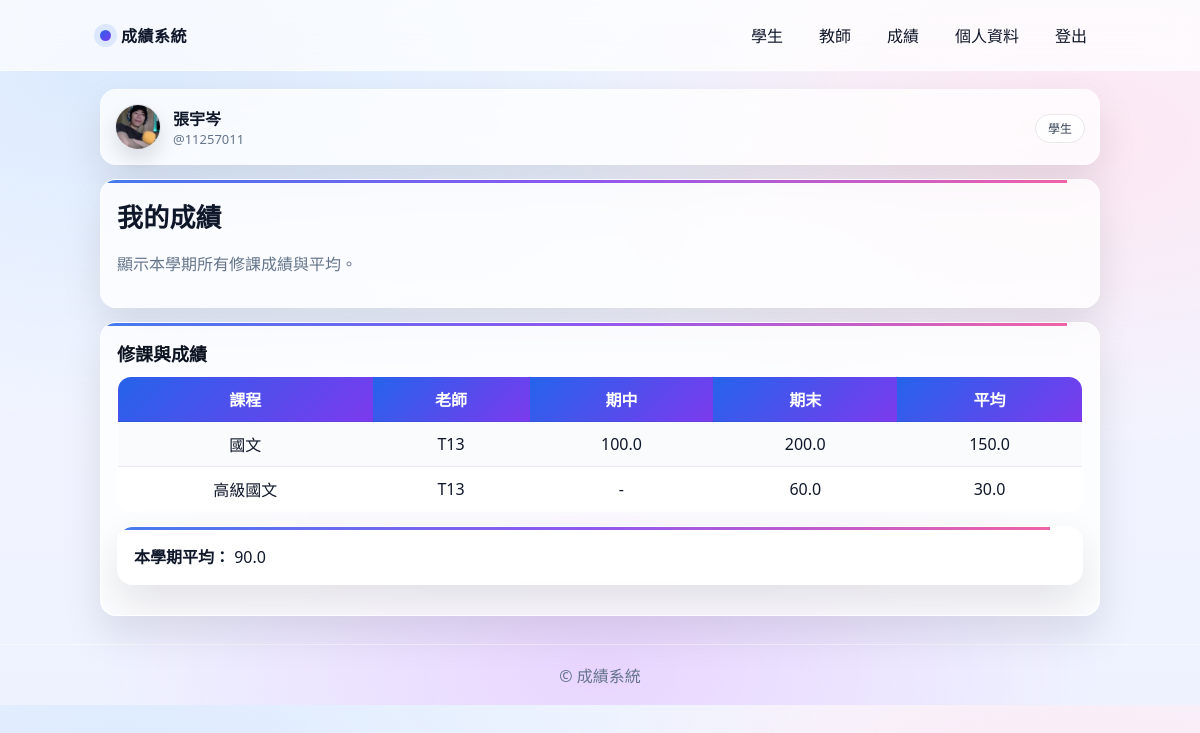
Page /grades/ (signed in) on the committed database.
### course/models.py (models this page shows, shortened)
class Profile(models.Model):
    ROLE_CHOICES = (
        ('teacher', '教師'),
        ('student', '學生'),
    )
    user = models.OneToOneField(User, on_delete=models.CASCADE, related_name="profile")
    role = models.CharField(max_length=10, choices=ROLE_CHOICES, default='student')
    full_name = models.CharField(max_length=50, blank=True)
    avatar = models.ImageField(upload_to='avatars/', null=True, blank=True)

class Enrollment(models.Model):
    student = models.ForeignKey(User, on_delete=models.CASCADE)
    course = models.ForeignKey(Course, on_delete=models.CASCADE)
    midterm = models.FloatField(null=True, blank=True)
    final = models.FloatField(null=True, blank=True)
    class Meta:
        unique_together = ('student', 'course')
    def average(self):
        if self.midterm is not None and self.final is not None:
            return (self.midterm + self.final) / 2
        return None

class Course(models.Model):
    name = models.CharField(max_length=100)
    semester = models.CharField(max_length=20)
    teacher = models.ForeignKey(User, on_delete=models.CASCADE)

### course/views.py (the view)
# urls.py: path('grades/', views.my_grades, name='my_grades'),
@login_required
def my_grades(request):
    enrollments = Enrollment.objects.filter(student=request.user)
    avgs = [e.average() for e in enrollments if e.average() is not None]
    semester_avg = sum(avgs) / len(avgs) if avgs else None
    return render(request, 'student/my_courses.html', {
        'enrollments': enrollments,
        'semester_avg': semester_avg
    })

### course/templates/student/my_courses.html (shortened to what this page needs)
{% extends "base.html" %}
{% block content %}
<div class="card">
  <h1>我的成績</h1>
  <p class="muted">顯示本學期所有修課成績與平均。</p>
</div>
<div class="card">
  <h2>修課與成績</h2>
  {% if enrollments %}
    <table class="table">
      <tr>
        <th>課程</th>
        <th>老師</th>
        <th>期中</th>
        <th>期末</th>
        <th>平均</th>
      </tr>
      {% for e in enrollments %}
      <tr>
        <td>{{ e.course.name }}</td>
        <td>{{ e.course.teacher.username }}</td>
        <td>{{ e.midterm|default:"-" }}</td>
        <td>{{ e.final|default:"-" }}</td>
        <td>{% if e.average %}{{ e.average }}{% else %}-{% endif %}</td>
      </tr>
      {% endfor %}
    </table>
    <div class="card" style="margin-top:14px;">
      <b>本學期平均：</b>
      {% if semester_avg %}{{ semester_avg }}{% else %}-{% endif %}
    </div>
  {% else %}
    <p>目前尚無修課資料。</p>
  {% endif %}
</div>
{% endblock %}

### course/templates/base.html (shortened to what this page needs)
{% load static %}
<!DOCTYPE html>
<html lang="zh-Hant">
<head>
  <link rel="stylesheet" href="{% static 'css/app.css' %}">
</head>
<body>
  <header class="topbar">
    <div class="container topbar__inner">
      <div class="brand">
        <span class="brand__dot"></span>
        <a class="brand__text" href="{% url 'index' %}">成績系統</a>
      </div>
      <nav class="nav">
        {% if user.is_authenticated %}
          <a class="nav__link" href="{% url 'student_courses' %}">學生</a>
          <a class="nav__link" href="{% url 'teacher_courses' %}">教師</a>
          <a class="nav__link" href="{% url 'my_grades' %}">成績</a>
          <a class="nav__link" href="{% url 'edit_profile' %}">個人資料</a>
          <a class="nav__link" href="{% url 'logout' %}">登出</a>
        {% else %}
          <a class="nav__link" href="{% url 'login' %}">登入</a>
          <a class="nav__link" href="{% url 'register' %}">註冊</a>
          <a class="nav__link" href="/admin/">管理者</a>
        {% endif %}
      </nav>
    </div>
  </header>
  <main class="container">
    {% if user.is_authenticated %}
      <div class="userbar">
        <div class="userbar__left">
          {% if user.profile.avatar %}
            <img class="avatar" src="{{ user.profile.avatar.url }}" alt="avatar">
          {% else %}
            <div class="avatar avatar--fallback"></div>
          {% endif %}
          <div>
            <div class="userbar__name">{{ user.profile.full_name|default:user.username }}</div>
            <div class="userbar__sub">@{{ user.username }}</div>
          </div>
        </div>
        <div class="userbar__right">
          {% if user.profile.role == 'teacher' %}
            <span class="pill pill--blue">教師</span>
          {% else %}
            <span class="pill pill--gray">學生</span>
          {% endif %}
        </div>
      </div>
    {% endif %}
    {% block content %}{% endblock %}
  </main>
  <footer class="footer">
    <div class="container footer__inner">
      <span>© 成績系統</span>
    </div>
  </footer>
</body>
</html>

### course/static/css/app.css (style rules this page uses)
:root { --bg1:#f5f7ff; --bg2:#eef2ff; --card:#ffffff; --text:#0f172a; --muted:#64748b; --line:rgba(15,23,42,.10); --blue:#2563eb; --blue2:#1d4ed8; --pink:#ec4899; --violet:#7c3aed; --radius:16px; --shadow: 0 18px 40px rgba(2, 6, 23, .10); --shadow2: 0 10px 24px rgba(2, 6, 23, .08); }
* { box-sizing:border-box; }
body { margin:0; font-family:"微軟正黑體", system-ui, -apple-system, Segoe UI, Arial; color:var(--text); background: radial-gradient(1200px 600px at 10% 10%, #dbeafe 0%, transparent 60%), radial-gradient(900px 520px at 90% 20%, #fce7f3 0%, transparent 60%), radial-gradient(900px 520px at 50% 95%, #e9d5ff 0%, transparent 55%), linear-gradient(180deg, var(--bg1), var(--bg2)); }
.container { width:min(1000px, 92vw); margin:0 auto; }
.topbar { position:sticky; top:0; z-index:20; background:rgba(255,255,255,.70); border-bottom:1px solid rgba(255,255,255,.35); backdrop-filter: blur(14px); }
.topbar__inner { display:flex; align-items:center; justify-content:space-between; gap:14px; padding:14px 0; }
.brand { display:flex; align-items:center; gap:10px; }
.brand__dot { width:11px;height:11px;border-radius:50%; background: linear-gradient(135deg, var(--blue), var(--violet)); box-shadow: 0 0 0 6px rgba(37,99,235,.12); }
.brand__text { color:var(--text); text-decoration:none; font-weight:900; letter-spacing:.5px; }
.nav { display:flex; gap:10px; flex-wrap:wrap; justify-content:flex-end; }
.nav__link { text-decoration:none; color:var(--text); padding:8px 12px; border-radius:999px; border:1px solid transparent; transition: all .18s ease; }
.userbar { margin:18px 0 14px; padding:14px; border-radius:var(--radius); border:1px solid rgba(255,255,255,.35); background: rgba(255,255,255,.75); backdrop-filter: blur(12px); box-shadow: var(--shadow); display:flex; align-items:center; justify-content:space-between; gap:12px; }
.userbar__left { display:flex; align-items:center; gap:12px; }
.userbar__name { font-weight:900; }
.userbar__sub { color:var(--muted); font-size:13px; }
.avatar { width:46px;height:46px;border-radius:50%; object-fit:cover; border:1px solid rgba(15,23,42,.10); box-shadow: 0 10px 20px rgba(2,6,23,.12); }
.pill { font-size:12px; padding:5px 12px; border-radius:999px; border:1px solid rgba(15,23,42,.10); background:rgba(255,255,255,.9); }
.pill--gray { color:#334155; background:rgba(255,255,255,.85); }
.card { background: rgba(255,255,255,.78); border: 1px solid rgba(255,255,255,.38); backdrop-filter: blur(12px); border-radius: var(--radius); box-shadow: var(--shadow); padding: 16px; margin: 14px 0; overflow:hidden; }
.card::before { content:""; display:block; height:3px; width:100%; background: linear-gradient(90deg, var(--blue), var(--violet), var(--pink)); opacity:.85; margin:-16px -16px 14px; }
h1,h2 { margin:0 0 10px; }
h1 { font-size:26px; letter-spacing:.2px; }
h2 { font-size:18px; color:#0b1220; }
.muted { color:var(--muted); }
.table { width:100%; border-collapse:collapse; border-radius: 14px; overflow:hidden; border:1px solid rgba(15,23,42,.10); background: rgba(255,255,255,.92); }
.table th, .table td { padding:10px; text-align:center; border-bottom:1px solid rgba(15,23,42,.08); }
.table th { color:#fff; font-weight:900; background: linear-gradient(135deg, var(--blue), var(--violet)); }
.table tr:nth-child(even) { background: rgba(248,250,252,.7); }
.footer { margin-top:28px; padding:18px 0; color:var(--muted); border-top:1px solid rgba(255,255,255,.45); }
.footer__inner { display:flex; justify-content:center; }

### rows in the picture
Enrollment: course.name "國文", course.teacher.username "T13", midterm "100.0", final "200.0", average "150.0"
Enrollment: course.name "高級國文", course.teacher.username "T13", midterm "-", final "60.0", average "30.0"

### other values in the picture
{{ user.profile.full_name|default:user.username }} "張宇岑"
{{ user.username }} "11257011"
{{ semester_avg }} "90.0"
